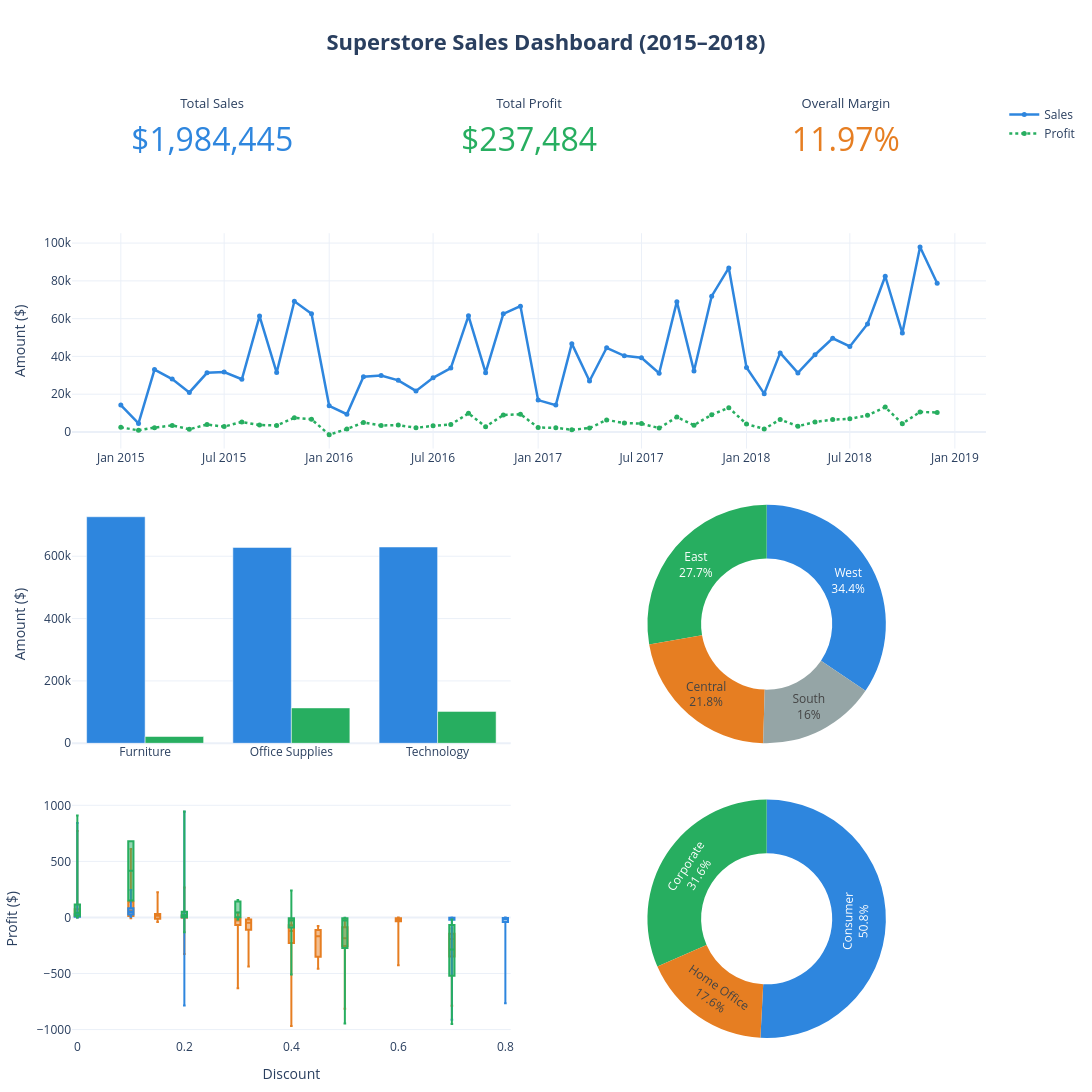

Notebook cell for this chart:
### Markdown cell above
Customer Segment Share

### Code cell
import numpy as np

fig = make_subplots(
    rows=4, cols=6,
    specs=[
        [{'type':'indicator', 'colspan': 2}, None,
         {'type':'indicator', 'colspan': 2}, None,
         {'type':'indicator', 'colspan': 2}, None],
        [{'type':'xy', 'colspan': 6}, None, None, None, None, None],
        [{'type':'xy', 'colspan': 3}, None, None,
         {'type':'domain', 'colspan': 3}, None, None],
        [{'type':'xy', 'colspan': 3}, None, None,
         {'type':'domain', 'colspan': 3}, None, None],
    ],
    row_heights=[0.10, 0.28, 0.31, 0.31],
    vertical_spacing=0.06,
    horizontal_spacing=0.04,
)

# Row 1: KPIs
fig.add_trace(go.Indicator(
    mode='number', value=total_sales,
    number={'prefix':'$','valueformat':',.0f','font':{'size':32,'color':'#2E86DE'}},
    title={'text':'Total Sales','font':{'size':13}}
), row=1, col=1)

fig.add_trace(go.Indicator(
    mode='number', value=total_profit,
    number={'prefix':'$','valueformat':',.0f','font':{'size':32,'color':'#27AE60'}},
    title={'text':'Total Profit','font':{'size':13}}
), row=1, col=3)

fig.add_trace(go.Indicator(
    mode='number', value=margin,
    number={'suffix':'%','valueformat':'.2f','font':{'size':32,'color':'#E67E22'}},
    title={'text':'Overall Margin','font':{'size':13}}
), row=1, col=5)

# Row 2: Monthly trend
fig.add_trace(go.Scatter(
    x=monthly['Order Date'], y=monthly['Sales'],
    mode='lines+markers', name='Sales',
    line=dict(color='#2E86DE', width=2.5),
    marker=dict(size=5),
    hovertemplate='%{x|%b %Y}<br>Sales: $%{y:,.0f}<extra></extra>'
), row=2, col=1)

fig.add_trace(go.Scatter(
    x=monthly['Order Date'], y=monthly['Profit'],
    mode='lines+markers', name='Profit',
    line=dict(color='#27AE60', width=2.5, dash='dot'),
    marker=dict(size=5),
    hovertemplate='%{x|%b %Y}<br>Profit: $%{y:,.0f}<extra></extra>'
), row=2, col=1)

# Row 3 left: Category bars
fig.add_trace(go.Bar(
    x=cat['Category'], y=cat['Sales'], name='Sales',
    marker_color='#2E86DE', showlegend=False,
    hovertemplate='%{x}<br>Sales: $%{y:,.0f}<extra></extra>'
), row=3, col=1)

fig.add_trace(go.Bar(
    x=cat['Category'], y=cat['Profit'], name='Profit',
    marker_color='#27AE60', showlegend=False,
    hovertemplate='%{x}<br>Profit: $%{y:,.0f}<extra></extra>'
), row=3, col=1)

# Row 3 right: Region donut
fig.add_trace(go.Pie(
    labels=region['Region'], values=region['Sales'], hole=0.55,
    textinfo='label+percent', showlegend=False,
    marker=dict(colors=['#2E86DE','#27AE60','#E67E22','#95A5A6']),
    hovertemplate='%{label}<br>$%{value:,.0f}<br>%{percent}<extra></extra>'
), row=3, col=4)

# Row 4 left: Box plot for discount
for cat_name, color in [('Furniture','#E67E22'), 
                         ('Office Supplies','#2E86DE'), 
                         ('Technology','#27AE60')]:
    subset = df[df['Category'] == cat_name]
    fig.add_trace(go.Box(
        x=subset['Discount'], y=subset['Profit'],
        name=cat_name, marker_color=color,
        showlegend=False, boxpoints=False,
        hovertemplate=f'{cat_name}<br>Discount: %{{x}}<br>Profit: $%{{y:,.0f}}<extra></extra>'
    ), row=4, col=1)

# Row 4 right: Segment donut
fig.add_trace(go.Pie(
    labels=segment['Segment'], values=segment['Sales'], hole=0.55,
    textinfo='label+percent', showlegend=False,
    marker=dict(colors=['#2E86DE','#27AE60','#E67E22']),
    hovertemplate='%{label}<br>$%{value:,.0f}<br>%{percent}<extra></extra>'
), row=4, col=4)

# Global layout
fig.update_layout(
    title=dict(text='<b>Superstore Sales Dashboard (2015–2018)</b>',
               font=dict(size=22), x=0.5, xanchor='center'),
    height=1100, width=1400,
    template='plotly_white',
    margin=dict(l=50, r=50, t=100, b=50),
    barmode='group',
    hovermode='closest',
)

# Axis labels
fig.update_yaxes(title_text='Amount ($)', row=2, col=1)
fig.update_yaxes(title_text='Amount ($)', row=3, col=1)
fig.update_xaxes(title_text='Discount', row=4, col=1)
fig.update_yaxes(title_text='Profit ($)', row=4, col=1)

fig.show()

### Figure 1 — Plotly figure (JSON) as saved in the notebook; plotly's stock layout.template omitted (floating-point values rounded to 4 significant figures; data arrays with more than 128 entries replaced by an {"elided": "..."} marker saying what was removed)
{"data": [{"domain": {"x": [0, 0.3067], "y": [0.918, 1]}, "mode": "number", "number": {"font": {"color": "#2E86DE", "size": 32}, "prefix": "$", "valueformat": ",.0f"}, "title": {"font": {"size": 13}, "text": "Total Sales"}, "type": "indicator", "value": 1984000.0}, {"domain": {"x": [0.3467, 0.6533], "y": [0.918, 1]}, "mode": "number", "number": {"font": {"color": "#27AE60", "size": 32}, "prefix": "$", "valueformat": ",.0f"}, "title": {"font": {"size": 13}, "text": "Total Profit"}, "type": "indicator", "value": 237500.0}, {"domain": {"x": [0.6933, 1], "y": [0.918, 1]}, "mode": "number", "number": {"font": {"color": "#E67E22", "size": 32}, "suffix": "%", "valueformat": ".2f"}, "title": {"font": {"size": 13}, "text": "Overall Margin"}, "type": "indicator", "value": 11.97}, {"hovertemplate": "%{x|%b %Y}<br>Sales: $%{y:,.0f}<extra></extra>", "line": {"color": "#2E86DE", "width": 2.5}, "marker": {"size": 5}, "mode": "lines+markers", "name": "Sales", "type": "scatter", "x": ["2015-01-01T00:00:00.000000", "2015-02-01T00:00:00.000000", "2015-03-01T00:00:00.000000", "2015-04-01T00:00:00.000000", "2015-05-01T00:00:00.000000", "2015-06-01T00:00:00.000000", "2015-07-01T00:00:00.000000", "2015-08-01T00:00:00.000000", "2015-09-01T00:00:00.000000", "2015-10-01T00:00:00.000000", "2015-11-01T00:00:00.000000", "2015-12-01T00:00:00.000000", "2016-01-01T00:00:00.000000", "2016-02-01T00:00:00.000000", "2016-03-01T00:00:00.000000", "2016-04-01T00:00:00.000000", "2016-05-01T00:00:00.000000", "2016-06-01T00:00:00.000000", "2016-07-01T00:00:00.000000", "2016-08-01T00:00:00.000000", "2016-09-01T00:00:00.000000", "2016-10-01T00:00:00.000000", "2016-11-01T00:00:00.000000", "2016-12-01T00:00:00.000000", "2017-01-01T00:00:00.000000", "2017-02-01T00:00:00.000000", "2017-03-01T00:00:00.000000", "2017-04-01T00:00:00.000000", "2017-05-01T00:00:00.000000", "2017-06-01T00:00:00.000000", "2017-07-01T00:00:00.000000", "2017-08-01T00:00:00.000000", "2017-09-01T00:00:00.000000", "2017-10-01T00:00:00.000000", "2017-11-01T00:00:00.000000", "2017-12-01T00:00:00.000000", "2018-01-01T00:00:00.000000", "2018-02-01T00:00:00.000000", "2018-03-01T00:00:00.000000", "2018-04-01T00:00:00.000000", "2018-05-01T00:00:00.000000", "2018-06-01T00:00:00.000000", "2018-07-01T00:00:00.000000", "2018-08-01T00:00:00.000000", "2018-09-01T00:00:00.000000", "2018-10-01T00:00:00.000000", "2018-11-01T00:00:00.000000", "2018-12-01T00:00:00.000000"], "xaxis": "x", "y": [14240.0, 4520.0, 33050.0, 28010.0, 20930.0, 31330.0, 31770.0, 27910.0, 61370.0, 31450.0, 69190.0, 62550.0, 13880.0, 9409.0, 29220.0, 29920.0, 27330.0, 21750.0, 28680.0, 33820.0, 61510.0, 31400.0, 62540.0, 66620.0, 16870.0, 14230.0, 46770.0, 26970.0, 44590.0, 40340.0, 39260.0, 31120.0, 69010.0, 32250.0, 71870.0, 86820.0, 34130.0, 20300.0, 41870.0, 31280.0, 40900.0, 49580.0, 45260.0, 57200.0, 82440.0, 52350.0, 97880.0, 78750.0], "yaxis": "y"}, {"hovertemplate": "%{x|%b %Y}<br>Profit: $%{y:,.0f}<extra></extra>", "line": {"color": "#27AE60", "dash": "dot", "width": 2.5}, "marker": {"size": 5}, "mode": "lines+markers", "name": "Profit", "type": "scatter", "x": ["2015-01-01T00:00:00.000000", "2015-02-01T00:00:00.000000", "2015-03-01T00:00:00.000000", "2015-04-01T00:00:00.000000", "2015-05-01T00:00:00.000000", "2015-06-01T00:00:00.000000", "2015-07-01T00:00:00.000000", "2015-08-01T00:00:00.000000", "2015-09-01T00:00:00.000000", "2015-10-01T00:00:00.000000", "2015-11-01T00:00:00.000000", "2015-12-01T00:00:00.000000", "2016-01-01T00:00:00.000000", "2016-02-01T00:00:00.000000", "2016-03-01T00:00:00.000000", "2016-04-01T00:00:00.000000", "2016-05-01T00:00:00.000000", "2016-06-01T00:00:00.000000", "2016-07-01T00:00:00.000000", "2016-08-01T00:00:00.000000", "2016-09-01T00:00:00.000000", "2016-10-01T00:00:00.000000", "2016-11-01T00:00:00.000000", "2016-12-01T00:00:00.000000", "2017-01-01T00:00:00.000000", "2017-02-01T00:00:00.000000", "2017-03-01T00:00:00.000000", "2017-04-01T00:00:00.000000", "2017-05-01T00:00:00.000000", "2017-06-01T00:00:00.000000", "2017-07-01T00:00:00.000000", "2017-08-01T00:00:00.000000", "2017-09-01T00:00:00.000000", "2017-10-01T00:00:00.000000", "2017-11-01T00:00:00.000000", "2017-12-01T00:00:00.000000", "2018-01-01T00:00:00.000000", "2018-02-01T00:00:00.000000", "2018-03-01T00:00:00.000000", "2018-04-01T00:00:00.000000", "2018-05-01T00:00:00.000000", "2018-06-01T00:00:00.000000", "2018-07-01T00:00:00.000000", "2018-08-01T00:00:00.000000", "2018-09-01T00:00:00.000000", "2018-10-01T00:00:00.000000", "2018-11-01T00:00:00.000000", "2018-12-01T00:00:00.000000"], "xaxis": "x", "y": [2450.0, 862.3, 2310.0, 3501.0, 1462.0, 3915.0, 2860.0, 5318.0, 3686.0, 3448.0, 7548.0, 6744.0, -1419.0, 1543.0, 5074.0, 3462.0, 3653.0, 2192.0, 3247.0, 3939.0, 9874.0, 2817.0, 8971.0, 9419.0, 2372.0, 2205.0, 1190.0, 2071.0, 6382.0, 4750.0, 4433.0, 2062.0, 7890.0, 3607.0, 9152.0, 12860.0, 4201.0, 1614.0, 6592.0, 3069.0, 5293.0, 6555.0, 6953.0, 8826.0, 13180.0, 4406.0, 10620.0, 10320.0], "yaxis": "y"}, {"hovertemplate": "%{x}<br>Sales: $%{y:,.0f}<extra></extra>", "marker": {"color": "#2E86DE"}, "name": "Sales", "showlegend": false, "type": "bar", "x": ["Furniture", "Office Supplies", "Technology"], "xaxis": "x2", "y": [726600.0, 628200.0, 629600.0], "yaxis": "y2"}, {"hovertemplate": "%{x}<br>Profit: $%{y:,.0f}<extra></extra>", "marker": {"color": "#27AE60"}, "name": "Profit", "showlegend": false, "type": "bar", "x": ["Furniture", "Office Supplies", "Technology"], "xaxis": "x2", "y": [21720.0, 113400.0, 102300.0], "yaxis": "y2"}, {"domain": {"x": [0.52, 1], "y": [0.3142, 0.5684]}, "hole": 0.55, "hovertemplate": "%{label}<br>$%{value:,.0f}<br>%{percent}<extra></extra>", "labels": ["West", "East", "Central", "South"], "marker": {"colors": ["#2E86DE", "#27AE60", "#E67E22", "#95A5A6"]}, "showlegend": false, "textinfo": "label+percent", "type": "pie", "values": [683500.0, 550500.0, 432500.0, 317900.0]}, {"boxpoints": false, "hovertemplate": "Furniture<br>Discount: %{x}<br>Profit: $%{y:,.0f}<extra></extra>", "marker": {"color": "#E67E22"}, "name": "Furniture", "showlegend": false, "type": "box", "x": {"elided": "2114 float values"}, "xaxis": "x3", "y": {"elided": "2114 float values"}, "yaxis": "y3"}, {"boxpoints": false, "hovertemplate": "Office Supplies<br>Discount: %{x}<br>Profit: $%{y:,.0f}<extra></extra>", "marker": {"color": "#2E86DE"}, "name": "Office Supplies", "showlegend": false, "type": "box", "x": {"elided": "5989 float values"}, "xaxis": "x3", "y": {"elided": "5989 float values"}, "yaxis": "y3"}, {"boxpoints": false, "hovertemplate": "Technology<br>Discount: %{x}<br>Profit: $%{y:,.0f}<extra></extra>", "marker": {"color": "#27AE60"}, "name": "Technology", "showlegend": false, "type": "box", "x": {"elided": "1809 float values"}, "xaxis": "x3", "y": {"elided": "1809 float values"}, "yaxis": "y3"}, {"domain": {"x": [0.52, 1], "y": [0, 0.2542]}, "hole": 0.55, "hovertemplate": "%{label}<br>$%{value:,.0f}<br>%{percent}<extra></extra>", "labels": ["Consumer", "Corporate", "Home Office"], "marker": {"colors": ["#2E86DE", "#27AE60", "#E67E22"]}, "showlegend": false, "textinfo": "label+percent", "type": "pie", "values": [1009000.0, 626300.0, 349400.0]}], "layout": {"barmode": "group", "height": 1100, "hovermode": "closest", "margin": {"b": 50, "l": 50, "r": 50, "t": 100}, "title": {"font": {"size": 22}, "text": "<b>Superstore Sales Dashboard (2015–2018)</b>", "x": 0.5, "xanchor": "center"}, "width": 1400, "xaxis": {"anchor": "y", "domain": [0, 1]}, "xaxis2": {"anchor": "y2", "domain": [0, 0.48]}, "xaxis3": {"anchor": "y3", "domain": [0, 0.48], "title": {"text": "Discount"}}, "yaxis": {"anchor": "x", "domain": [0.6284, 0.858], "title": {"text": "Amount ($)"}}, "yaxis2": {"anchor": "x2", "domain": [0.3142, 0.5684], "title": {"text": "Amount ($)"}}, "yaxis3": {"anchor": "x3", "domain": [0, 0.2542], "title": {"text": "Profit ($)"}}}}
